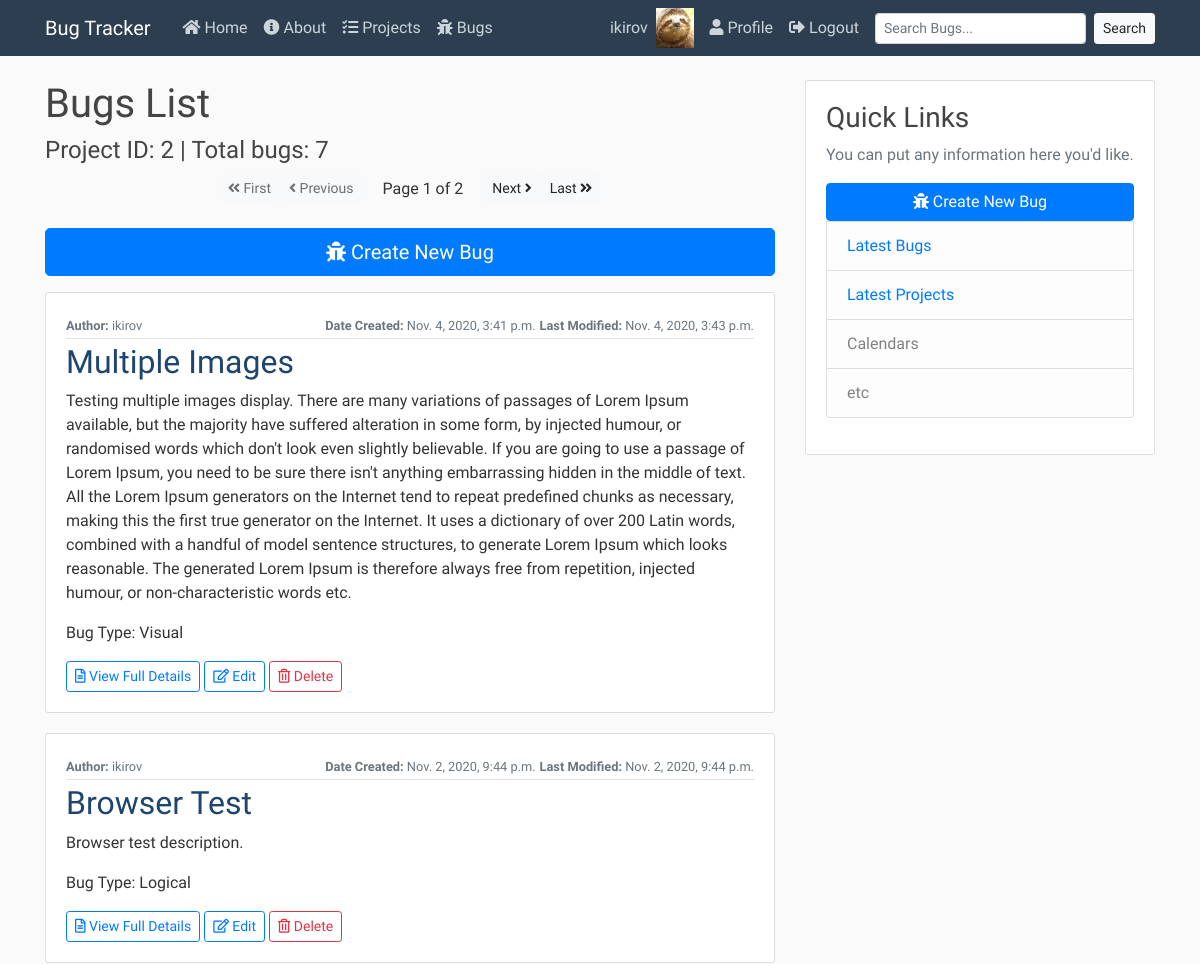
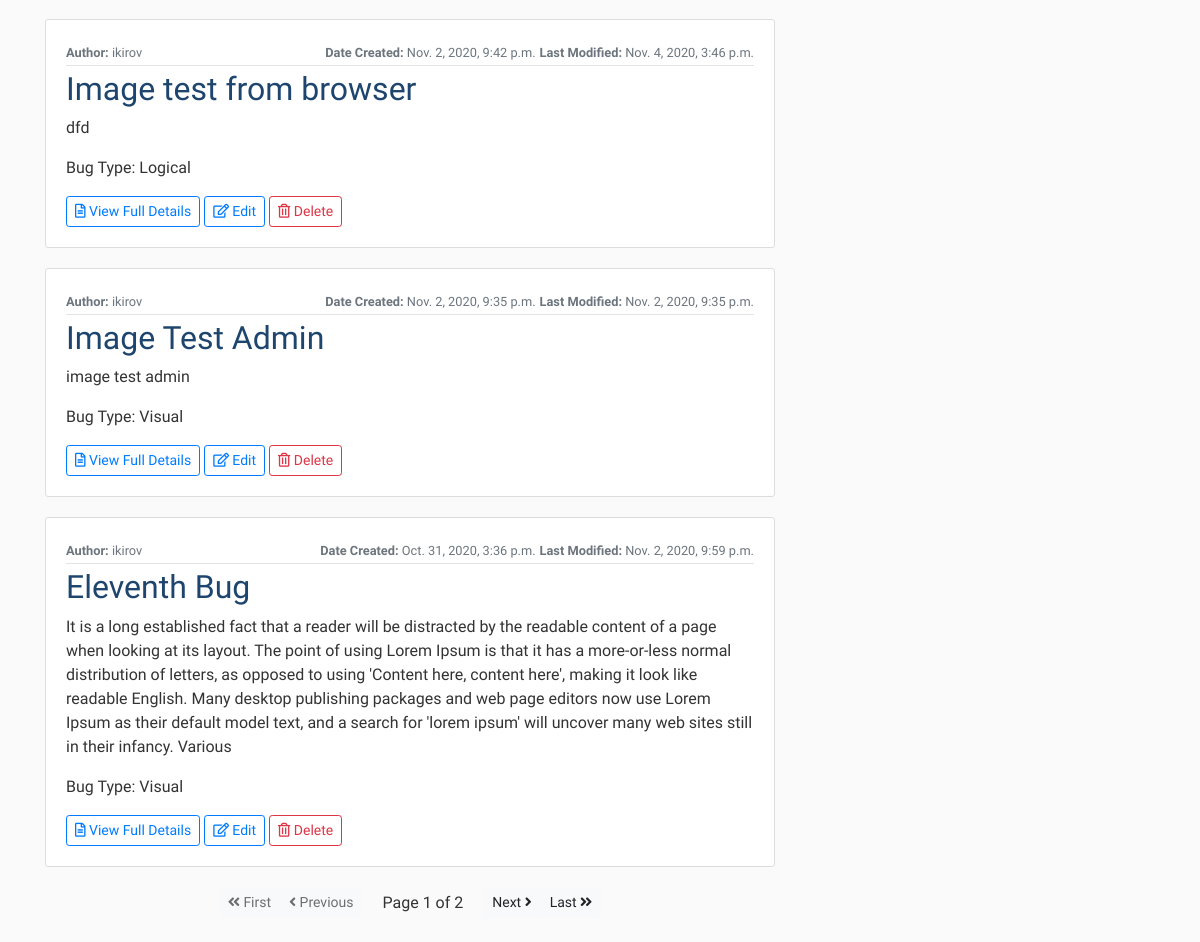
The page /projects/bugs/project/2 (signed in) on the database its author committed (2 pictures, top to bottom).
### users/models.py (models this page shows, shortened)
class Profile(models.Model):
    user = models.OneToOneField(User, on_delete=models.CASCADE)
    image = models.ImageField(default='default.jpg', upload_to='profile_pics')

### projects/models.py (models this page shows, shortened)
class Bug(models.Model):
    author = models.ForeignKey(User, on_delete=models.DO_NOTHING)
    name = models.CharField(max_length=50)
    desc = models.CharField(max_length=2000)
    BUG_TYPES = (
        ('V', 'Visual'),
        ('L', 'Logical'),
        ('O', 'Other'),
    )
    bug_type = models.CharField(max_length=1, choices=BUG_TYPES)
    date_added = models.DateTimeField(auto_now_add=True)
    date_modified = models.DateTimeField(auto_now=True)
    project = models.ForeignKey(Project, on_delete=models.CASCADE)
    image = models.ImageField(upload_to='bug_pics', default='default_bug.png')
    image2 = models.ImageField(upload_to='bug_pics', default='default_bug.png')
    class Meta:
        ordering = ['-date_added']

### projects/views.py (the view)
# urls.py: path('bugs/project/<int:id>', BugProjectListView.as_view(), name="bugs-project"),
class BugProjectListView(LoginRequiredMixin, ListView):
    model = Bug
    paginate_by = 5
    template_name="projects/project_bugs.html"
    def get_queryset(self):
        project = get_object_or_404(Project, id=self.kwargs.get('id'))
        return Bug.objects.filter(project=project)

### projects/templates/projects/project_bugs.html
{% extends "status/base.html" %}
{% block content %}
    <h1>Bugs List</h1>
    <h4>Project ID: {{ view.kwargs.id }} | Total bugs: {{ page_obj.paginator.count }}</h4>
    {% include 'projects/pagination.html' %}
    <p><a class="btn btn-primary btn-lg" style="width: 100%;" href="{% url 'bugs-create' %}"><i class="fas fa-bug"></i> Create New Bug</a></p>
    {% for bug in object_list %}
        <article class="media content-section">
            <div class="media-body">
                <div class="article-metadata">
                    <div style="display: flex; justify-content: space-between;">
                        <div>
                            <small class="text-muted"><strong>Author:</strong> {{ bug.author }}</small>
                        </div>
                        <div>
                            <small class="text-muted"><strong>Date Created:</strong> {{ bug.date_added }}</small>
                            <small class="text-muted"><strong>Last Modified:</strong> {{ bug.date_modified }}</small>
                        </div>
                    </div>
                </div>
                <h2><a class="article-title" href="{% url 'bugs-detail' bug.id %}">{{ bug.name }}</a></h2>
                <p>{{bug.desc}}</p>
                <p class="article-content">Bug Type: {{ bug.get_bug_type_display }}</p>
                <a class="btn btn-outline-primary btn-sm" href="{% url 'bugs-detail' bug.id %}"><i class="far fa-file-alt"></i> View Full Details</a>
                <a class="btn btn-outline-primary btn-sm" href="{% url 'bugs-update' bug.id %}"><i class="far fa-edit"></i> Edit</a>
                <a class="btn btn-outline-danger btn-sm" href="{% url 'bugs-delete' bug.id %}"><i class="far fa-trash-alt"></i> Delete</a>
            </div>
        </article>
    {% endfor %}
    {% include 'projects/pagination.html' %}
{% endblock content %}

### status/templates/status/base.html (shortened to what this page needs)
{% load static %}
<!DOCTYPE html>
<html lang="en">
<head>
    <link rel="stylesheet" href="https://cdn.jsdelivr.net/npm/bootstrap@4.5.3/dist/css/bootstrap.min.css">
    <link rel="stylesheet" href="{% static 'status/main.css' %}">
    <link rel="stylesheet" href="https://use.fontawesome.com/releases/v5.15.1/css/all.css">
</head>
<body>
    <header class="site-header">
        <nav class="navbar navbar-expand-lg navbar-dark bg-arctic-blue fixed-top">
            <div class="container">
            <a class="navbar-brand mr-4" href="{% url 'status-home' %}">Bug Tracker</a>
            <div class="collapse navbar-collapse" id="navbarToggle">
                <div class="navbar-nav mr-auto">
                <a class="nav-item nav-link" href="{% url 'status-home' %}"><i class="fas fa-home"></i> Home</a>
                <a class="nav-item nav-link" href="{% url 'status-about' %}"><i class="fas fa-info-circle"></i> About</a>
                {% if user.is_authenticated %}
                  <a class="nav-item nav-link" href="{% url 'projects-home' %}"><i class="fas fa-tasks"></i> Projects</a>
                  <a class="nav-item nav-link" href="{% url 'bugs-list' %}"><i class="fas fa-bug"></i> Bugs</a>
                {% endif %}
                </div>
                <div class="navbar-nav">
                  {% if user.is_authenticated %}
                    <div class="nav-profile-group">
                      <a class="nav-item nav-link" href="{% url 'profile' %}">{{user.username}}</a>
                      <img src="{{user.profile.image.url}}" style="zoom:15%;" class="mr-5"/>
                    </div>
                    <a class="nav-item nav-link" href="{% url 'profile' %}"><i class="fas fa-user"></i> Profile</a>
                    <a class="nav-item nav-link" href="{% url 'logout' %}"><i class="fas fa-sign-out-alt"></i> Logout</a>
                    <form type="get" action="{% url 'search-results' %}" accept-charset="utf-8" class="form-inline">
                      <input class="form-control form-control-sm ml-sm-2 mr-sm-2" type="search" placeholder="Search Bugs..." aria-label="Search" id="q" name="q">
                      <button class="btn btn-light my-2 my-sm-0 btn-sm" type="submit">Search</button>
                    </form>
                  {% else %}
                    <a class="nav-item nav-link" href="{% url 'login' %}"><i class="fas fa-sign-in-alt"></i> Login</a>
                    <a class="nav-item nav-link" href="{% url 'register' %}">Register</a>
                  {% endif %}
                </div>
            </div>
            </div>
        </nav>
    </header>
    <main role="main" class="container">
        <div class="row">
          <div class="col-lg-8">
            {% block content %}{% endblock %}
          </div>
          <div class="col-lg-4">
            <div class="content-section">
              <h3>Quick Links</h3>
              <p class='text-muted'>You can put any information here you'd like.
                <ul class="list-group">
                  <a class="btn btn-primary" href="{% url 'bugs-create' %}"><i class="fas fa-bug"></i> Create New Bug</a>
                  <li class="list-group-item list-group-item-light"><a href="{% url 'bugs-list' %}">Latest Bugs</a></li>
                  <li class="list-group-item list-group-item-light"><a href="{% url 'projects-home' %}">Latest Projects</a></li>
                  <li class="list-group-item list-group-item-light">Calendars</li>
                  <li class="list-group-item list-group-item-light">etc</li>
                </ul>
              </p>
            </div>
          </div>
        </div>
      </main>
</body>
</html>

### status/static/status/main.css (style rules this page uses)
body { background: #fafafa; color: #333333; margin-top: 5rem; font-family: 'Abel', sans-serif; }
h1, h2, h3, h4, h5, h6 { color: #444444; }
ul { margin: 0; }
.bg-arctic-blue { background-color: #2C3E50; }
.site-header .navbar-nav .nav-link { color: #cbd5db; }
.content-section { background: #ffffff; border: 1px solid #dddddd; border-radius: 3px; margin-bottom: 20px; padding: 20px; }
.article-title { color:#1E456E; }
.article-content { white-space: pre-line; }
.article-metadata { padding-bottom: 1px; margin-bottom: 4px; border-bottom: 1px solid #e3e3e3 }
.nav-profile-group { display: none; }
@media only screen and (min-width: 1200px) { .nav-profile-group { display: flex; justify-content: center; } }

### rows shown on the page
Bug: author "ikirov", date_added "Nov. 4, 2020, 3:41 p.m.", date_modified "Nov. 4, 2020, 3:43 p.m.", name "Multiple Images", desc "Testing multiple images display. There are many variations of passages of Lorem Ipsum available, but the majority have suffered alteration in some form, by injected humour, or randomised words which don't look even slightly believable. If you are going to use a passage of Lorem Ipsum, you need to be sure there isn't anything embarrassing hidden in the middle of text. All the Lorem Ipsum generators on the Internet tend to repeat predefined chunks as necessary, making this the first true generator on the Internet. It uses a dictionary of over 200 Latin words, combined with a handful of model sentence structures, to generate Lorem Ipsum which looks reasonable. The generated Lorem Ipsum is…", bug_type "Visual"
Bug: author "ikirov", date_added "Nov. 2, 2020, 9:44 p.m.", date_modified "Nov. 2, 2020, 9:44 p.m.", name "Browser Test", desc "Browser test description.", bug_type "Logical"
Bug: author "ikirov", date_added "Nov. 2, 2020, 9:42 p.m.", date_modified "Nov. 4, 2020, 3:46 p.m.", name "Image test from browser", desc "dfd", bug_type "Logical"
Bug: author "ikirov", date_added "Nov. 2, 2020, 9:35 p.m.", date_modified "Nov. 2, 2020, 9:35 p.m.", name "Image Test Admin", desc "image test admin", bug_type "Visual"
Bug: author "ikirov", date_added "Oct. 31, 2020, 3:36 p.m.", date_modified "Nov. 2, 2020, 9:59 p.m.", name "Eleventh Bug", desc "It is a long established fact that a reader will be distracted by the readable content of a page when looking at its layout. The point of using Lorem Ipsum is that it has a more-or-less normal distribution of letters, as opposed to using 'Content here, content here', making it look like readable English. Many desktop publishing packages and web page editors now use Lorem Ipsum as their default model text, and a search for 'lorem ipsum' will uncover many web sites still in their infancy. Various", bug_type "Visual"

### other values the page prints
{{ user.username }} "ikirov"
{{ view.kwargs.id }} "2"
{{ page_obj.paginator.count }} "7"
{{ page_obj.number }} "1 1"
{{ page_obj.paginator.num_pages }} "2 2"
